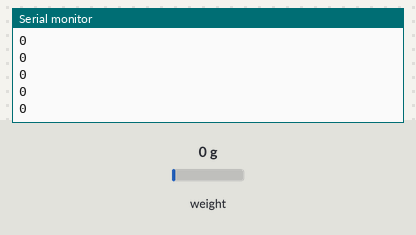
Simulated run of this sketch. Board: Arduino Uno, built with avr-gcc and run on an emulated ATmega328P. On the bench: the last lines printed to the serial monitor. The inputs (shaded band) are chosen by the test bench; at power-on: weight on the scale 0 g.

Above: at 1.2 s.
1.3 s: weight on the scale set to 100 g
At 1.31 s:
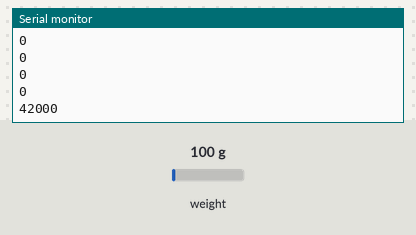
2.8 s: weight on the scale set to 1250 g
At 2.82 s:
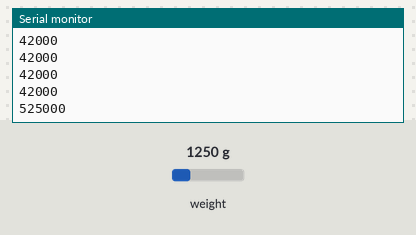
Timing chart, 0 to 5.8 s (numbered marks = the images above; inputs shaded):
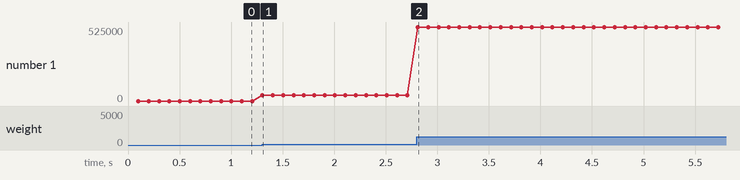

Measured:
- after the input at 1.3 s, the serial monitor: prints a new line at once (image 1)
- after the input at 2.8 s, the serial monitor: prints a new line at once (image 2)
- plotted number 1: 0 → 42000 after the input at 1.3 s, 42000 → 525000 after the input at 2.8 s

The sketch:

loadcell_raw.ino
```cpp
/*
  ExArMo Lab — load cell bridge  (raw)
  ====================================
  Streams RAW HX711 counts to ExarmoLabGui (exarmolab.py) at 115200 baud.

  ---------------------------------------------------------------------------
  WHY THIS SENDS RAW COUNTS AND NOT GRAMS
  ---------------------------------------------------------------------------
  The previous sketch did set_scale(1175) and tare() here, and the GUI then
  applied its own scale on top. Two calibrations in series, neither aware of
  the other — which is exactly the fault the project logbook already recorded
  once, when weightscale/wdisplay.py divided the same stream by a hard-coded
  2.44 and the two tools disagreed about what a gram was.

  A calibration needs ONE owner. It is the GUI, because that is where the
  known masses are entered, where the fit is computed, where the result is
  saved (labdata/loadcell_cal.json) and where it gets stamped into every run
  CSV. This sketch is now a dumb sensor: it reports what the ADC saw.

  NO tare() AT BOOT, either. A boot-time tare silently zeroes whatever happens
  to be resting on the cell at power-up — the arm, a fixture, a preload — and
  the offset it captures is different every power cycle. That makes two runs
  non-comparable with nothing in either log to show why. The GUI's "Tare now"
  captures the offset deliberately and records it.

  ---------------------------------------------------------------------------
  SAMPLE RATE — the reason the old sketch was slower than it looked
  ---------------------------------------------------------------------------
  get_units(3) averages three conversions, and the HX711 runs at 10 SPS with
  its RATE pin low. Three conversions is ~300 ms, so a loop asking for them
  every 100 ms actually produced about 3.3 samples/s, not the 10 intended, and
  it BLOCKED inside get_units for most of that time.

  This version never blocks: it asks is_ready(), and takes one conversion when
  one is there. That gives the HX711's true rate — 10 SPS as wired, or 80 SPS
  if you tie the module's RATE pin to VCC, which is worth doing. The GUI wants
  samples, not pre-averaged ones: it computes trimmed means itself, and its
  settle check needs at least 6 samples in a 2 s window to tell a drifting
  reading from a steady one. At 3.3 Hz that check is marginal.

  Averaging here would also throw away the thing the GUI's robust_mean is for:
  a mean is wrecked by one outlier, a trimmed mean is not, and the outliers
  have to still be present for the trimming to do anything.

  ---------------------------------------------------------------------------
  OUTPUT FORMAT — one numeric line per sample
  ---------------------------------------------------------------------------
      <raw>                e.g.  1046233
      <raw>,<tempC>        if SEND_TEMP is enabled

  Print NOTHING else on this port. The GUI pulls numbers out of each line with
  a regex and takes the first one as the reading, so a friendly banner like
  "HX711 ready v1.0" would be parsed as a sample of 711 with a temperature of
  1.0. (The GUI now also discards any line containing letters, but do not rely
  on that — a board flashed with an older GUI would swallow it.) Diagnostics,
  if you must, go on a second serial port.

  ---------------------------------------------------------------------------
  FIRST-TIME SETUP IN THE GUI
  ---------------------------------------------------------------------------
  Your old calibrationFactor of 1175 carries straight over: HX711 grams were
  (raw - offset)/1175, so the equivalent GUI scale is 1/1175 = 0.00085106
  g per raw count. Diagnostics tab -> Load cell calibration -> Manual, type
  that in, press Apply typed, then "Tare now" with the cell empty.

  Then check it against real masses. Multi-point mode, with the empty cell as
  a 0 g point, is the one to trust: it estimates the offset instead of
  assuming it is zero.
*/

#include <HX711.h>

// ---- Load cell pins (unchanged from the previous sketch) ----
const int LOADCELL_DOUT_PIN = 2;
const int LOADCELL_SCK_PIN  = 3;

// ---- Optional second number: temperature ----
// The driver board now reads a 100k NTC on its own GPIO3, and the GUI prefers
// that source because it shares a clock with Iq. This is the fallback for a
// board with no bead fitted. 0 = send the load cell only.
#define SEND_TEMP      0
#define TEMP_PIN       A0
#define TEMP_VREF      5.0f      // 3.3f on a 3.3 V board
#define TEMP_R_FIXED   10000.0f  // divider resistor to GND
#define TEMP_R25       100000.0f // NTC nominal at 25 C
#define TEMP_BETA      3950.0f
// Wiring matches the driver board: VCC -[NTC]- TEMP_PIN -[R_FIXED]- GND

HX711 scale;

// The HX711 can simply not be there — unplugged, a broken DT wire, an
// unpowered module. read() would then block forever and the sketch would go
// silent with no way to tell that apart from "no force". Bound the wait and
// keep the loop alive.
const unsigned long READY_TIMEOUT_MS = 250;

#if SEND_TEMP
float readTempC() {
  int adc = analogRead(TEMP_PIN);
  float v = adc * (TEMP_VREF / 1023.0f);
  if (v < 0.05f || v > TEMP_VREF - 0.05f) return NAN;   // open or shorted
  float r = TEMP_R_FIXED * (TEMP_VREF / v - 1.0f);
  float inv = 1.0f / 298.15f + log(r / TEMP_R25) / TEMP_BETA;
  float t = 1.0f / inv - 273.15f;
  return (t > -40.0f && t < 200.0f) ? t : NAN;
}
#endif

void setup() {
  Serial.begin(115200);
  scale.begin(LOADCELL_DOUT_PIN, LOADCELL_SCK_PIN);
  // Deliberately: no set_scale(), no tare(). See the header.
  // set_scale(1) and set_offset(0) make get_value()/get_units() identities,
  // so even if something calls them later the numbers stay raw.
  scale.set_scale(1.0f);
  scale.set_offset(0);
}

void loop() {
  // Non-blocking: take a conversion only when the HX711 has one waiting.
  if (!scale.wait_ready_timeout(READY_TIMEOUT_MS)) {
    return;                      // module absent or asleep — say nothing
  }

  long raw = scale.read();       // one conversion, no averaging

  Serial.print(raw);
#if SEND_TEMP
  float t = readTempC();
  if (!isnan(t)) {
    Serial.print(',');
    Serial.print(t, 1);
  }
#endif
  Serial.println();
}
```
